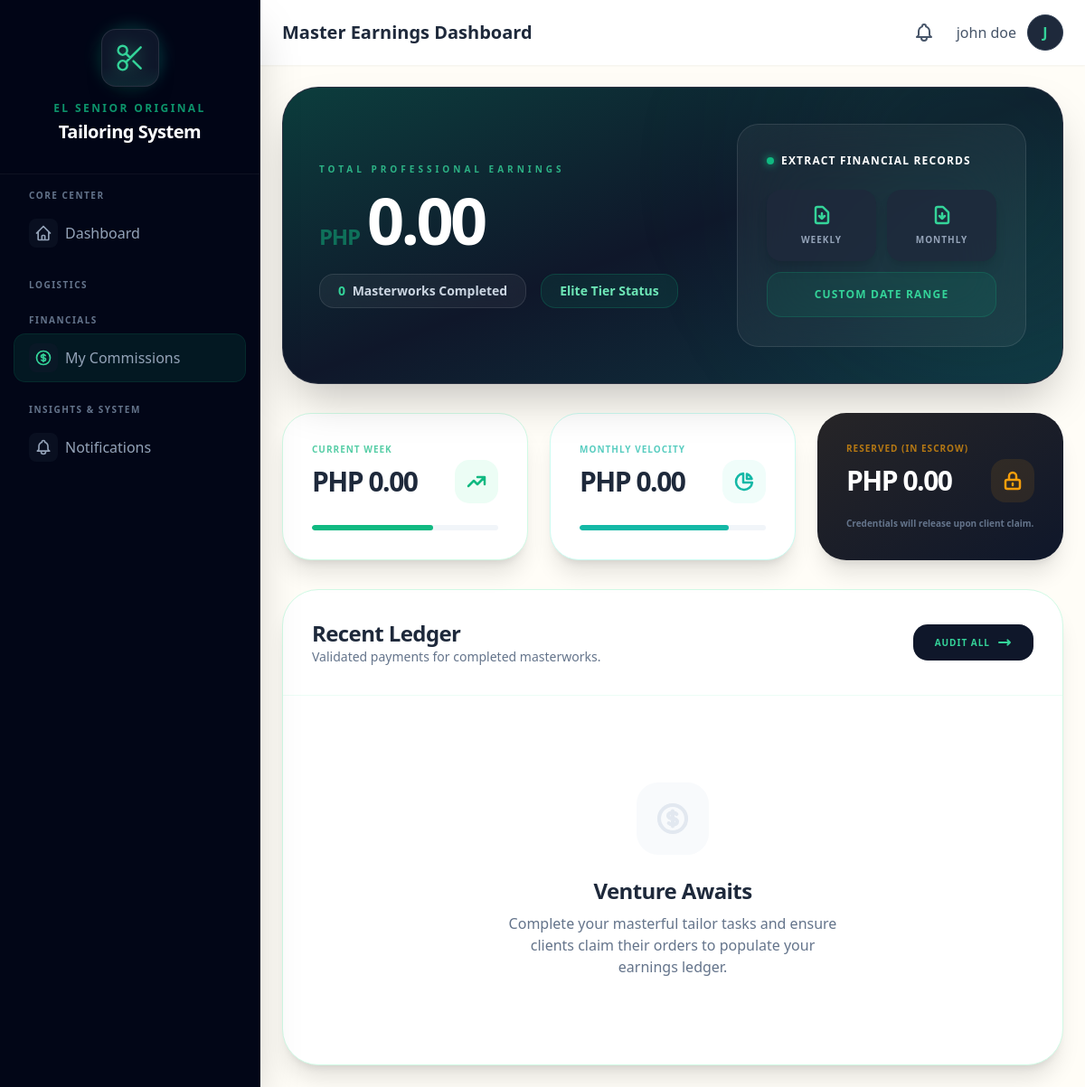
/commissions/ (signed in), run on an earlier commit of the app's database.
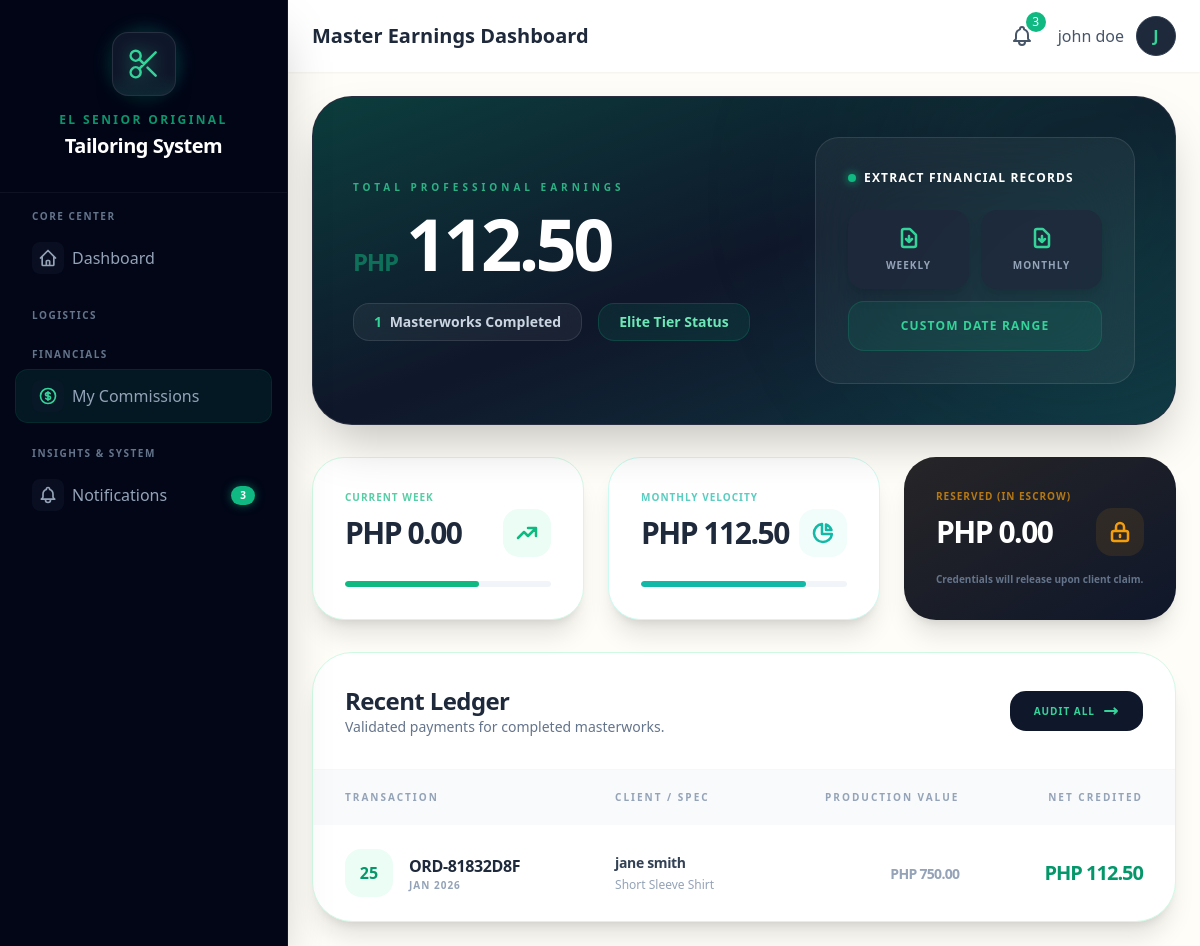
And on a later commit of the database.
### core/models.py (models this page shows, shortened)
class TailorCommission(models.Model):
    STATUS_CHOICES = [
        ('pending', 'Pending'),
        ('credited', 'Credited'),
        ('paid', 'Paid Out'),
    ]
    commission_number = models.CharField(max_length=50, unique=True, editable=False)
    tailor = models.ForeignKey(
        User,
        on_delete=models.CASCADE,
        related_name='commissions'
    )
    task = models.OneToOneField(
        'TailoringTask',
        on_delete=models.CASCADE,
        related_name='commission_record'
    )
    order = models.ForeignKey(
        Order,
        on_delete=models.CASCADE,
        related_name='commission_records'
    )
    order_amount = models.DecimalField(
        max_digits=10,
        decimal_places=2,
        help_text="Original order amount"
    )
    commission_rate = models.DecimalField(
        max_digits=5,
        decimal_places=2,
        help_text="Commission percentage applied"
    )
    commission_amount = models.DecimalField(
        max_digits=10,
        decimal_places=2,
        help_text="Commission amount earned"
    )
    status = models.CharField(max_length=20, choices=STATUS_CHOICES, default='pending')
    garment_type = models.CharField(max_length=200)
    quantity = models.PositiveIntegerField(default=1)
    customer_name = models.CharField(max_length=200)
    earned_date = models.DateTimeField(auto_now_add=True)
    credited_date = models.DateTimeField(null=True, blank=True)
    paid_date = models.DateTimeField(null=True, blank=True)
    notes = models.TextField(blank=True)
    created_at = models.DateTimeField(auto_now_add=True)
    updated_at = models.DateTimeField(auto_now=True)
    class Meta:
        ordering = ['-earned_date']
        verbose_name = "Tailor Commission"
        verbose_name_plural = "Tailor Commissions"
        indexes = [
            models.Index(fields=['tailor', 'status']),
            models.Index(fields=['tailor', '-earned_date']),
        ]

class Order(models.Model):
    STATUS_CHOICES = [
        ('pending', 'Pending'),
        ('in_progress', 'In Progress'),
        ('completed', 'Completed'),
        ('delivered', 'Claimed'),
        ('for_adjustment', 'For Adjustment/Rework'),
        ('ready_for_reclaim', 'Ready for Re-Claim'),
        ('cancelled', 'Cancelled'),
    ]
    order_number = models.CharField(max_length=50, unique=True, editable=False)
    customer = models.ForeignKey(
        Customer,
        on_delete=models.PROTECT,
        related_name='orders'
    )
    garment_type = models.ForeignKey(
        GarmentType,
        on_delete=models.PROTECT
    )
    fabric = models.ForeignKey(
        Fabric,
        on_delete=models.PROTECT
    )
    quantity = models.PositiveIntegerField(default=1)
    fabric_meters_used = models.DecimalField(
        max_digits=10,
        decimal_places=2
    )
    measurements = models.JSONField(default=dict, blank=True)
    special_instructions = models.TextField(blank=True)
    total_price = models.DecimalField(max_digits=10, decimal_places=2)
    deposit_amount = models.DecimalField(max_digits=10, decimal_places=2)
    balance_amount = models.DecimalField(max_digits=10, decimal_places=2)
    status = models.CharField(max_length=20, choices=STATUS_CHOICES, default='pending')
    order_date = models.DateTimeField(auto_now_add=True)
    due_date = models.DateField(null=True, blank=True)
    completed_date = models.DateTimeField(null=True, blank=True)
    created_by = models.ForeignKey(
        User,
        on_delete=models.SET_NULL,
        null=True,
        related_name='created_orders'
    )
    created_at = models.DateTimeField(auto_now_add=True)
    updated_at = models.DateTimeField(auto_now=True)
    class Meta:
        ordering = ['-created_at']

### core/views.py (the view)
# urls.py: path("commissions/", views.commission_dashboard, name="commission_dashboard"),
@login_required
def commission_dashboard(request):
    from datetime import timedelta
    from django.db.models import Sum, Count, Avg
    today = timezone.now().date()
    if hasattr(request.user, "profile") and request.user.profile.is_tailor:
        commissions = (
            TailorCommission.objects.filter(tailor=request.user)
            .select_related("order", "task")
            .order_by("-earned_date")
        )
        total_earned = commissions.aggregate(total=Sum("commission_amount"))[
            "total"
        ] or Decimal("0")
        total_tasks = commissions.count()
        week_start = today - timedelta(days=today.weekday())
        week_commissions = commissions.filter(earned_date__date__gte=week_start)
        week_total = week_commissions.aggregate(total=Sum("commission_amount"))[
            "total"
        ] or Decimal("0")
        month_start = today.replace(day=1)
        month_commissions = commissions.filter(earned_date__date__gte=month_start)
        month_total = month_commissions.aggregate(total=Sum("commission_amount"))[
            "total"
        ] or Decimal("0")
        pending_tasks = TailoringTask.objects.filter(
            tailor=request.user, status="approved", commission_paid=False
        ).select_related("order")
        pending_amount = sum(task.commission_amount for task in pending_tasks)
        context = {
            "commissions": commissions[:20],
            "total_earned": total_earned,
            "total_tasks": total_tasks,
            "week_total": week_total,
            "month_total": month_total,
            "pending_amount": pending_amount,
            "pending_tasks": pending_tasks,
            "is_tailor_view": True,
        }
        return render(request, "commissions/tailor_dashboard.html", context)
    else:
        return redirect("admin_commission_report")

### templates/commissions/tailor_dashboard.html (shortened to what the changed rows need)
{% extends 'base.html' %}
{% block page_title %}Master Earnings Dashboard{% endblock %}
{% block content %}
<div class="space-y-8 animate-in fade-in slide-in-from-bottom-4 duration-700">
    <div class="relative overflow-hidden bg-slate-900 rounded-[2.5rem] p-10 shadow-2xl border border-white/10 group">
        <div class="relative flex flex-col md:flex-row items-center justify-between gap-10">
            <div class="text-center md:text-left">
                <div class="flex items-baseline justify-center md:justify-start">
                    <span class="text-2xl font-black text-emerald-500/50 mr-2 tracking-tighter">PHP</span>
                    <span class="text-6xl md:text-7xl font-black text-white tracking-tighter">{{ total_earned|floatformat:2 }}</span>
                </div>
                <div class="mt-6 flex flex-wrap justify-center md:justify-start gap-4">
                    <span class="px-5 py-2 bg-white/5 border border-white/10 rounded-2xl text-slate-300 text-sm font-bold backdrop-blur-md">
                        <strong class="text-emerald-400 mr-1">{{ total_tasks }}</strong> Masterworks Completed
                    </span>
                </div>
            </div>
        </div>
    </div>
    <div class="grid grid-cols-1 md:grid-cols-3 gap-6">
        <div class="bg-white rounded-[2rem] p-8 shadow-xl border border-teal-100 group hover:-translate-y-2 transition-all duration-500">
            <div class="flex items-center justify-between">
                <span class="text-3xl font-black text-slate-800 tracking-tighter">PHP {{ month_total|floatformat:2 }}</span>
                <div class="w-12 h-12 bg-teal-50 rounded-2xl flex items-center justify-center text-teal-500 group-hover:bg-teal-500 group-hover:text-white transition-all">
                </div>
            </div>
        </div>
    </div>
    <div class="bg-white rounded-[2.5rem] shadow-xl border border-emerald-100 overflow-hidden">
        <div class="overflow-x-auto">
            {% if commissions %}
            <table class="w-full text-left">
                <thead>
                    <tr class="bg-slate-50">
                        <th class="px-8 py-5 text-[10px] font-black text-slate-400 uppercase tracking-[0.2em]">Transaction</th>
                        <th class="px-8 py-5 text-[10px] font-black text-slate-400 uppercase tracking-[0.2em]">Client / Spec</th>
                        <th class="px-8 py-5 text-[10px] font-black text-slate-400 uppercase tracking-[0.2em] text-right">Production Value</th>
                        <th class="px-8 py-5 text-[10px] font-black text-slate-400 uppercase tracking-[0.2em] text-right">Net Credited</th>
                    </tr>
                </thead>
                <tbody class="divide-y divide-slate-50">
                    {% for commission in commissions %}
                    <tr class="group hover:bg-emerald-50/30 transition-all">
                        <td class="px-8 py-6">
                            <div class="flex items-center gap-4">
                                <div class="w-12 h-12 bg-emerald-50 rounded-2xl flex items-center justify-center text-emerald-600 font-black group-hover:bg-emerald-500 group-hover:text-white transition-all">
                                    {{ commission.earned_date|date:"d" }}
                                </div>
                                <div>
                                    <p class="font-black text-slate-800 tracking-tight">{{ commission.order.order_number }}</p>
                                    <p class="text-[10px] font-bold text-slate-400 uppercase tracking-widest">{{ commission.earned_date|date:"M Y" }}</p>
                                </div>
                            </div>
                        </td>
                        <td class="px-8 py-6">
                            <p class="text-sm font-bold text-slate-700 tracking-tight">{{ commission.customer_name|truncatechars:25 }}</p>
                            <div class="flex items-center gap-2 mt-1">
                                <span class="text-xs text-slate-400 font-medium">{{ commission.garment_type }}</span>
                            </div>
                        </td>
                        <td class="px-8 py-6 text-right">
                            <span class="text-sm font-bold text-slate-400 tracking-tighter">PHP {{ commission.order_amount|floatformat:2 }}</span>
                        </td>
                        <td class="px-8 py-6 text-right">
                            <span class="text-xl font-black text-emerald-600 tracking-tighter shadow-emerald-500/10 transition-all group-hover:scale-110 inline-block">PHP {{ commission.commission_amount|floatformat:2 }}</span>
                        </td>
                    </tr>
                    {% endfor %}
                </tbody>
            </table>
            {% else %}
            <div class="p-24 text-center">
                <div class="w-20 h-20 bg-slate-50 rounded-3xl flex items-center justify-center text-slate-200 mx-auto mb-6">
                </div>
                <h3 class="text-2xl font-black text-slate-800 tracking-tight">Venture Awaits</h3>
                <p class="text-slate-500 mt-2 font-medium max-w-sm mx-auto">Complete your masterful tailor tasks and ensure clients claim their orders to populate your earnings ledger.</p>
            </div>
            {% endif %}
        </div>
    </div>
</div>
{% endblock %}

### templates/base.html (shortened to what the changed rows need)
<!DOCTYPE html>
<html lang="en">
<head>
    {% load static %}
    <script src="{% static 'js/tailwind.js' %}"></script>
    <link rel="stylesheet" href="https://unpkg.com/unpoly@3.0.5/unpoly.min.css">
</head>
<body class="bg-cream-50 min-h-screen">
    {% block body %}
    {% if user.is_authenticated %}
    <div x-data="{ sidebarOpen: false }" class="flex h-screen overflow-hidden">
        <aside :class="sidebarOpen ? 'translate-x-0' : '-translate-x-full'"
            class="fixed inset-y-0 left-0 z-30 w-72 bg-slate-950 border-r border-slate-800/50 transform transition-all duration-300 ease-in-out lg:translate-x-0 lg:static lg:inset-auto no-print shadow-2xl overflow-y-auto scrollbar-thin scrollbar-thumb-slate-800 scrollbar-track-transparent">
            <div class="sticky top-0 z-20 flex flex-col items-center justify-center py-8 px-6 bg-slate-950/80 backdrop-blur-md border-b border-white/5">
                <h2 class="mt-4 text-center">
                    <span class="block text-xs uppercase tracking-[0.2em] text-emerald-500 font-bold mb-1 opacity-80">El Senior Original</span>
                    <span class="block text-xl font-black text-white tracking-tight">Tailoring System</span>
                </h2>
            </div>
            <nav class="mt-4 px-4 pb-8 space-y-6">
                <div>
                    <div class="space-y-1">
                        <a href="{% url 'notification_list' %}"
                            class="flex items-center px-4 py-2.5 text-slate-400 rounded-xl hover:bg-white/5 hover:text-white transition-all duration-200 group ">
                            <div class="w-8 h-8 flex items-center justify-center mr-2 rounded-lg bg-slate-900/50 group-hover:bg-emerald-500/10 transition-colors">
                                <svg class="w-5 h-5 {% if 'notifications' in request.path %}text-emerald-400{% else %}group-hover:text-emerald-400{% endif %}"
                                    fill="none" stroke="currentColor" viewBox="0 0 24 24">
                                    <path stroke-linecap="round" stroke-linejoin="round" stroke-width="2"
                                        d="M15 17h5l-1.405-1.405A2.032 2.032 0 0118 14.158V11a6.002 6.002 0 00-4-5.659V5a2 2 0 10-4 0v.341C7.67 6.165 6 8.388 6 11v3.159c0 .538-.214 1.055-.595 1.436L4 17h5m6 0v1a3 3 0 11-6 0v-1m6 0H9" />
                                </svg>
                            </div>
                            <span class="font-medium">Notifications</span>
                            {% if unread_notification_count > 0 %}
                            <span class="ml-auto bg-emerald-500 text-white text-[10px] font-bold rounded-full px-1.5 py-0.5 min-w-[1.5rem] text-center shadow-[0_0_10px_rgba(16,185,129,0.5)]">{{ unread_notification_count }}</span>
                            {% endif %}
                        </a>
                    </div>
                </div>
            </nav>
        </aside>
        <div class="flex-1 flex flex-col overflow-hidden">
            <header class="bg-white shadow-sm z-10 no-print">
                <div class="flex items-center justify-between px-6 py-4">
                    <h1 class="text-xl font-semibold text-slate-800">{% block page_title %}Dashboard{% endblock %}</h1>
                    <div class="flex items-center gap-4">
                        <div x-data="{ notifOpen: false }" class="relative">
                            <button @click="notifOpen = !notifOpen" @click.away="notifOpen = false"
                                class="relative p-2 text-slate-600 hover:text-slate-800 hover:bg-slate-100 rounded-full focus:outline-none transition-colors"
                                hx-get="{% url 'notification_dropdown' %}" hx-trigger="click"
                                hx-target="#notification-dropdown-content" hx-swap="innerHTML">
                                {% if unread_notification_count > 0 %}
                                <span
                                    class="absolute -top-1 -right-1 bg-emerald-500 text-white text-xs rounded-full h-5 w-5 flex items-center justify-center animate-pulse">
                                    {{ unread_notification_count|default:0 }}
                                </span>
                                {% endif %}
                            </button>
                        </div>
                    </div>
            </header>
            <main id="main-content" class="flex-1 overflow-y-auto p-6">
                {% block content %}{% endblock %}
            </main>
        </div>
    </div>
    {% else %}
    {% block unauthenticated_content %}{% endblock %}
    {% endif %}
    {% endblock %}
</body>
</html>

What changed in the data, as far as the page shows it:
added TailorCommission: earned_date "25", order.order_number "ORD-81832D8F", earned_date "JAN 2026", customer_name "jane smith", garment_type "Short Sleeve Shirt", order_amount "750.00", commission_amount "112.50"
Also different on the page:
{{ unread_notification_count }}: (not shown) → "3"
{{ unread_notification_count|default:0 }}: (not shown) → "3"
{{ total_earned|floatformat:2 }}: "0.00" → "112.50"
{{ total_tasks }}: "0" → "1"
{{ month_total|floatformat:2 }}: "0.00" → "112.50"
text no longer shown: "Venture Awaits Complete your masterful tailor tasks and ensure clients claim their orders to populate your earnings ledger."
text now shown: "TRANSACTION CLIENT / SPEC PRODUCTION VALUE NET CREDITED"
